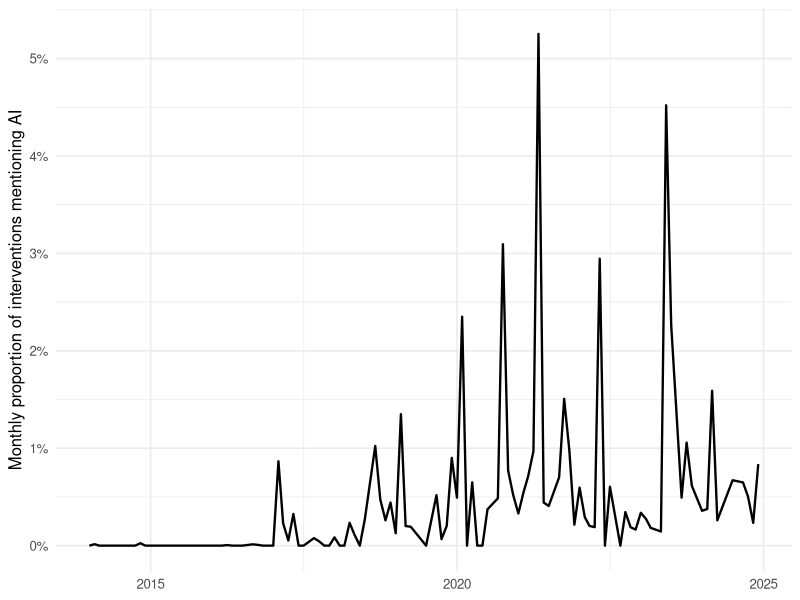

Write R code to recreate this figure.
# ================================================================================
# 10_figure1_temporal_volume.R
#
# Reproduces Figure 1: monthly proportion of parliamentary interventions
# mentioning AI, relative to total EP plenary activity, 2014-2024.
#
# Input:  data/temporal_analysis_ia_vs_total.csv (monthly total intervention
#         counts vs AI-related intervention counts, pre-aggregated; the full
#         EP intervention record it is aggregated from is ~230MB and is not
#         included in this package -- see README.md)
# Output: output/figure1_temporal_volume.png
# ================================================================================

suppressPackageStartupMessages({
  library(dplyr); library(ggplot2)
})
if (!dir.exists("output")) dir.create("output")

df <- read.csv("data/temporal_analysis_ia_vs_total.csv", stringsAsFactors = FALSE)
df$year_month <- as.Date(df$year_month)

cat(sprintf("N months: %d, total interventions: %s, AI interventions: %s\n",
            nrow(df), format(sum(df$total_interventions), big.mark = ","),
            format(sum(df$ia_interventions), big.mark = ",")))

# NOTE: proportion_ia is already expressed in percentage points
# (100 * ia_interventions / total_interventions), not a 0-1 fraction.
p <- ggplot(df, aes(x = year_month, y = proportion_ia)) +
  geom_line(linewidth = 0.8) +
  scale_y_continuous(labels = function(x) paste0(x, "%")) +
  labs(x = NULL, y = "Monthly proportion of interventions mentioning AI") +
  theme_minimal(base_size = 12)

ggsave("output/figure1_temporal_volume.png", p, width = 10, height = 5, dpi = 300, bg = "white")

peak_2021 <- df %>% filter(format(year_month, "%Y") == "2021") %>% summarise(max(proportion_ia))
peak_post_chatgpt <- df %>% filter(year_month >= as.Date("2022-12-01")) %>% summarise(max(proportion_ia))
cat(sprintf("2021 peak monthly proportion: %.2f%%\n", peak_2021[[1]]))
cat(sprintf("Post-ChatGPT peak monthly proportion: %.2f%%\n", peak_post_chatgpt[[1]]))
